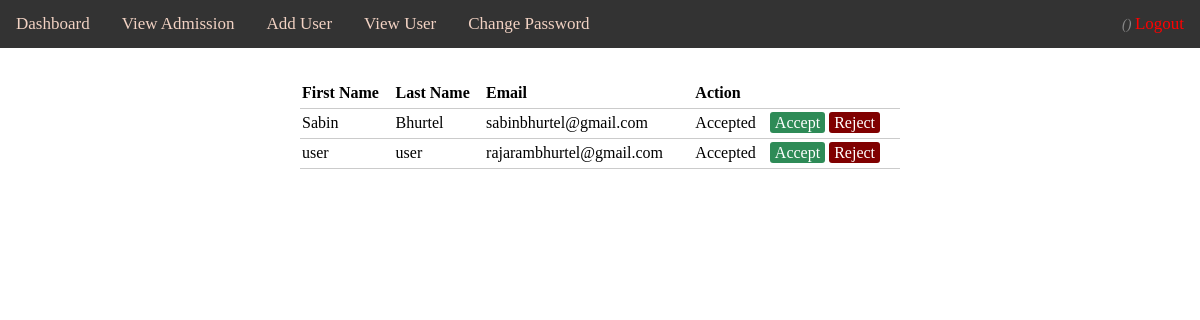
/admin/test.php, run on the app's committed database.
### tables this page shows
CREATE TABLE `status` (
  `s_id` int(5) NOT NULL,
  `id` int(100) NOT NULL,
  `status` varchar(55) NOT NULL DEFAULT 'Unknown'
);

CREATE TABLE `users` (
  `id` int(100) NOT NULL,
  `fname` varchar(100) NOT NULL,
  `lname` varchar(100) NOT NULL,
  `email` varchar(100) NOT NULL,
  `password` varchar(100) NOT NULL,
  `user_type` varchar(50) NOT NULL
);

### admin/test.php (the view, shortened to what this page needs)
<?php
include('../functions.php');
?>
<html>
<head>
	<link rel="stylesheet" type="text/css" href="style2.css">
</head>
<body>
	 <?php include('head.php'); ?>
<?php $result1 = mysqli_query($db, "SELECT * FROM application"); ?>
<table>
	<thead>
		<tr>
			<th>First Name</th>
			<th>Last Name</th>
			<th>Email</th>
			<th colspan="2">Action</th>
		</tr>
	</thead>
	<?php
	 while ($row1 = mysqli_fetch_array($result1)) { ?>
	 	<?php $id = $row1['id']; ?>
		<?php $results = mysqli_query($db, "SELECT * FROM users Where id = '$id'"); ?>
		<?php $result2 = mysqli_query($db, "SELECT * FROM status Where id = '$id'"); ?>
		<?php
	  		while ($row = mysqli_fetch_array($results)) { ?>
	  			<?php
	  				while ($row2 = mysqli_fetch_array($result2)) { ?>
				<tr>
					<td><?php echo $row['fname']; ?></td>
					<td><?php echo $row['lname']; ?></td>
					<td><?php echo $row['email']; ?></td>
					<td><?php echo $row2['status']; ?></td>
					<td id="dis">
						<a href="accept1.php?id=<?php echo $row['id']; ?>" class="edit_btn" id="btnid"  >Accept</a>
						<a href="rejected.php?id=<?php echo $row['id']; ?>" class="del_btn">Reject</a>
					</td>
				</tr>
	<?php } ?>
<?php } ?>
<?php } ?>
</table>
</body>
</html>

### admin/head.php (shortened to what this page needs)
<html>
<head>
	<link rel="stylesheet" type="text/css" href="../style1.css">
</head>
<body>
		<div class="topnav">
		<a href="home.php">Dashboard</a>
		<a href="view.php">View Admission</a>
		<a href="create_user.php">Add User</a>
		<a href="edit.php" >View User</a>
		<a href="change1.php" >Change Password</a>
		<a href="../index.php?logout='1'" style="color: red;" id="right"><small>
						<i  style="color: #888;">(<?php echo ucfirst($_SESSION['user']['user_type']); ?>)</i>
						</small>Logout</a>
		</div>

### admin/style2.css (style rules this page uses)
body { font-size: 19px; }
table { width: 50%; margin: 30px auto; border-collapse: collapse; text-align: left; }
tr { border-bottom: 1px solid #cbcbcb; }
th, td { border: none; height: 30px; padding: 2px; }
.edit_btn { text-decoration: none; padding: 2px 5px; background: #2E8B57; color: white; border-radius: 3px; }
.del_btn { text-decoration: none; padding: 2px 5px; color: white; border-radius: 3px; background: #800000; }

### style1.css (style rules this page uses)
* { margin: 0px; padding: 0px; }
body { font-size: 120%; background: #ffffff; }
.topnav { overflow: hidden; background-color: #333; }
.topnav a { float: left; display: block; color: #f2d2c3; text-align: center; padding: 14px 16px; text-decoration: none; font-size: 17px; }
#right { float: right; }

### data on the page
status: id.fname "Sabin", id.lname "Bhurtel", id.email "sabinbhurtel@gmail.com", status "Accepted"
status: id.fname "user", id.lname "user", id.email "rajarambhurtel@gmail.com", status "Accepted"
